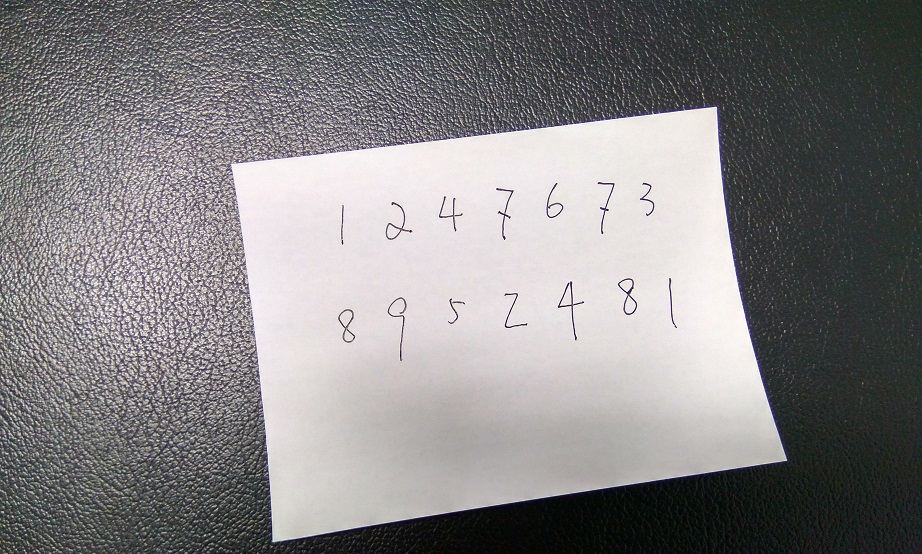
#> input picture WritingRecog/1.jpg, 922 x 554 px
$ python -i align.py   (imports and definitions only)
#> lines starting #> are read from the running program, lines starting #| are printed output that depends on the picture
#coding=utf-8
import cv2
import numpy as np
from sklearn.cluster import KMeans

def R(im):
    shp = im.shape
    rows, cols = shp[0:2]
    ratio = 512.0 / rows
    r = cv2.resize(im, (int(rows * ratio), int(cols * ratio)))
    return r
PAPER_WIDTH = 1190.0
PAPER_HEIGHT = 1684.0
'''
PAPER_HEIGHT = 1190.0
PAPER_WIDTH = 1684.0
'''

def align(filename):
#> called with filename = '../1.jpg'
    im = cv2.imread(filename)
#> im is the input picture: shape (554, 922, 3); mean B, G, R 131.2, 130.2, 132.1
    gray = cv2.cvtColor(im, cv2.COLOR_BGR2GRAY)
    gray = cv2.GaussianBlur(gray, (5,5), 0)
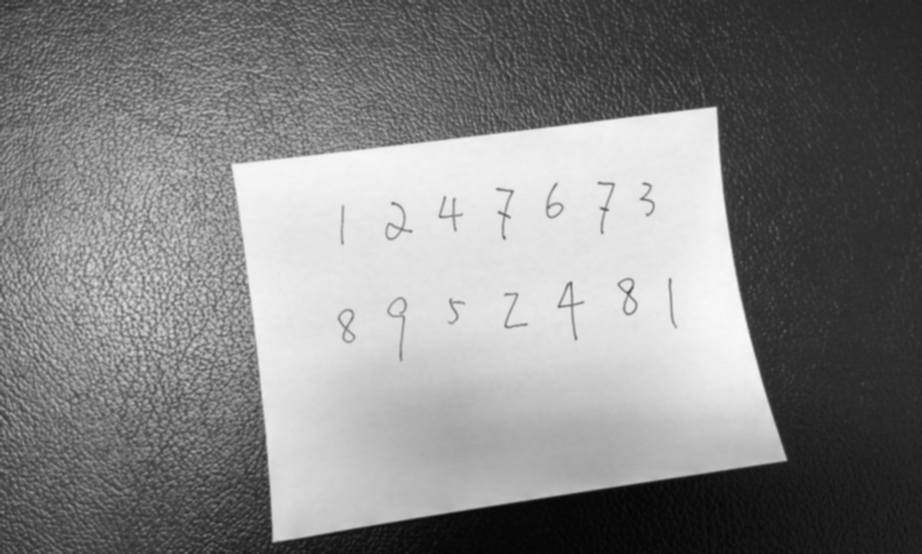
#> gray: shape (554, 922); min 5, max 248, mean 130.9
    cv2.imshow("gray",R(gray))
#> in R, `r = cv2.resize(im, (int(rows * ratio), int(cols * ratio)))`:
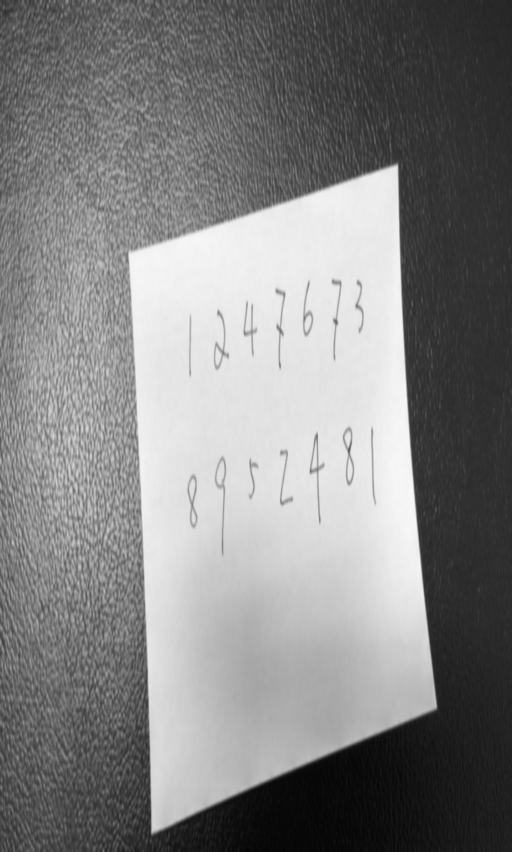
#> r: shape (852, 512); min 5, max 248, mean 130.8
    edges = cv2.Canny(gray, 10, 100, apertureSize = 3)
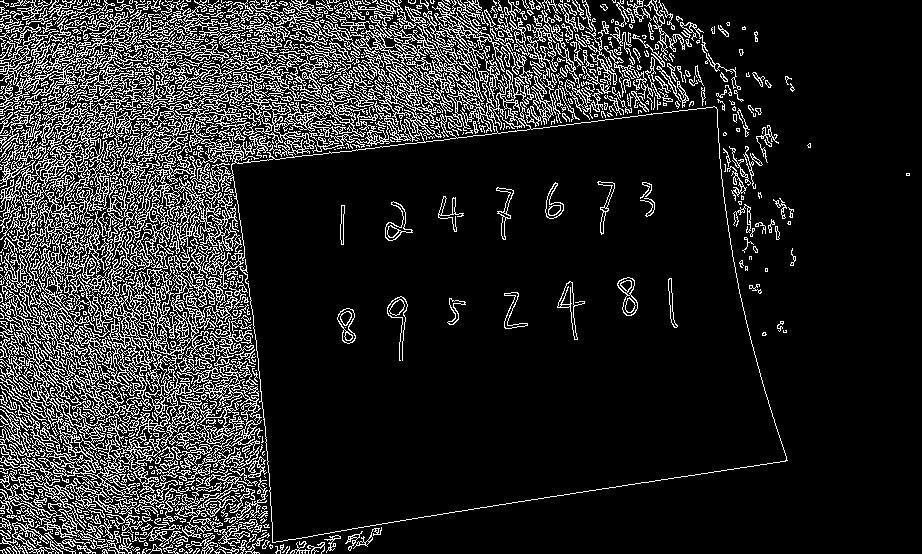
#> edges: shape (554, 922); 15.8% white in thin lines or dots
    cv2.imshow("edges", R(edges))
#> in R (call 2), `r = cv2.resize(im, (int(rows * ratio), int(cols * ratio)))`:
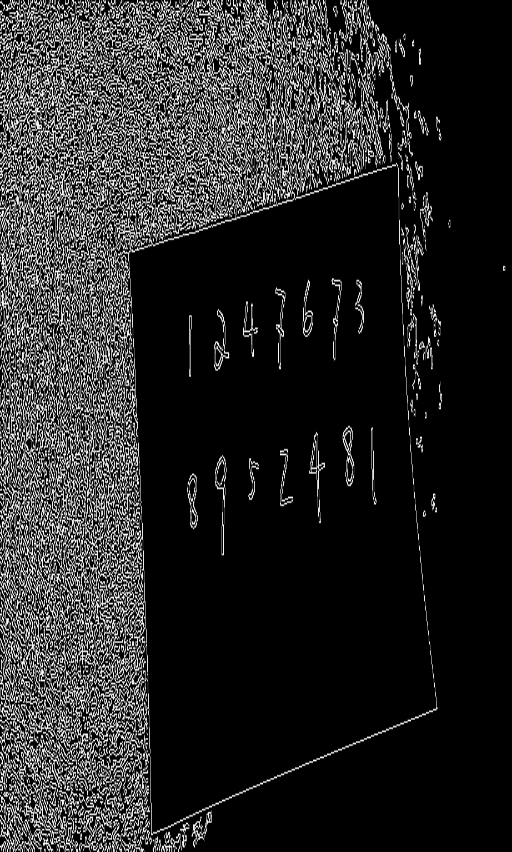
#> r: shape (852, 512); min 0, max 255, mean 40.3
    cv2.waitKey(0)
    lines = cv2.HoughLines(edges, 1, np.pi / 360, 650)
#> lines = None
#> (the run stopped early here; a loop or call above may not have finished)

$ run again, on WritingRecog/2.jpg
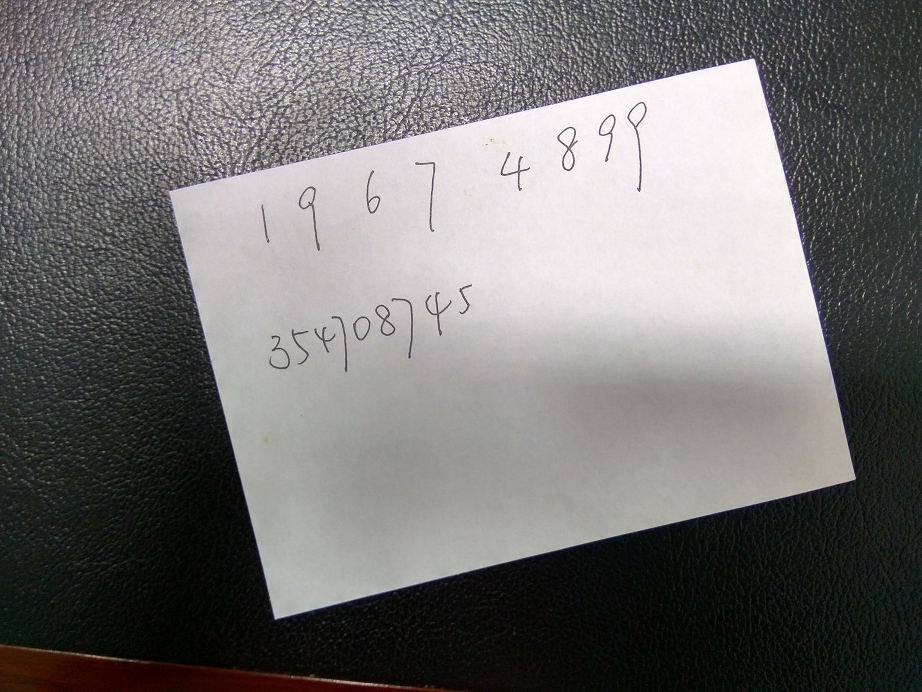
#> input picture WritingRecog/2.jpg, 922 x 692 px
#> in align, im is the input picture: shape (692, 922, 3); mean B, G, R 113.2, 114, 115.2
#> in align, `edges = cv2.Canny(gray, 10, 100, apertureSize = 3)`:
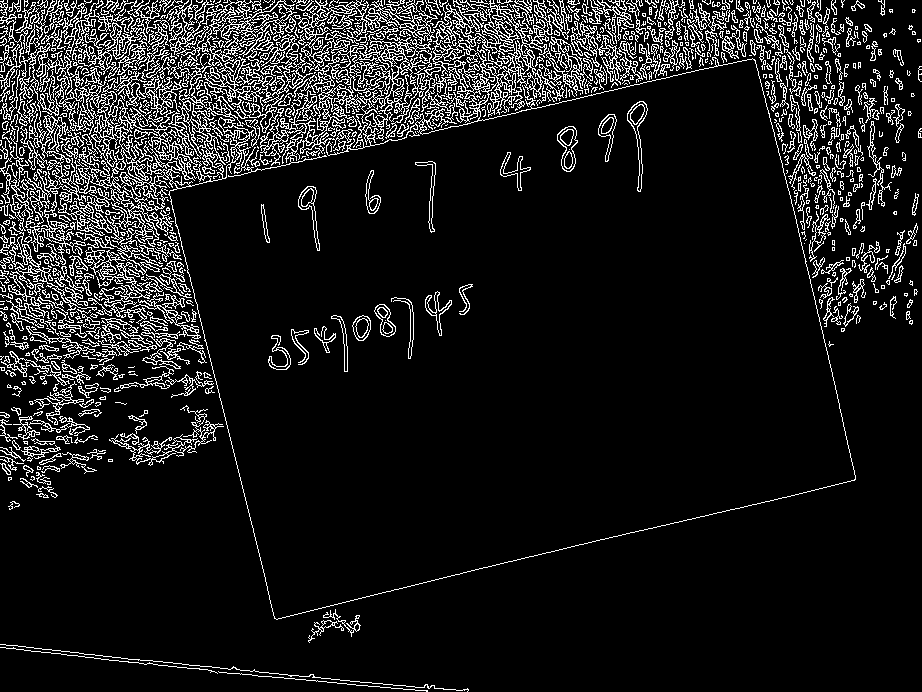
#> edges: shape (692, 922); 10.6% white in thin lines or dots
#> in R (call 2), `r = cv2.resize(im, (int(rows * ratio), int(cols * ratio)))`:
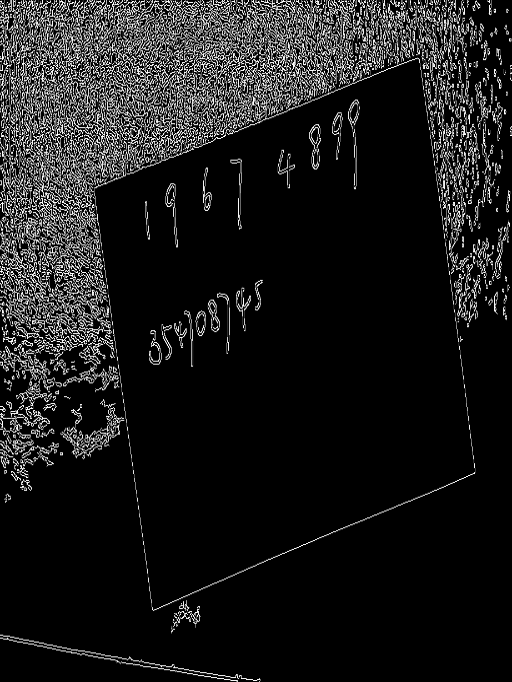
#> r: shape (682, 512); min 0, max 255, mean 27
#> lines = None

$ run again, on WritingRecog/3.jpg
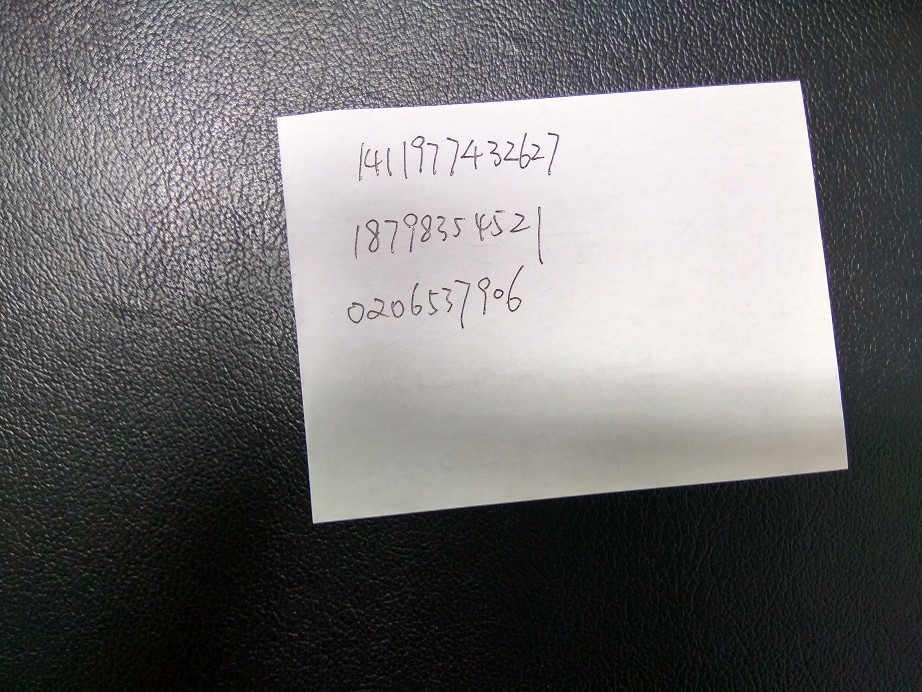
#> input picture WritingRecog/3.jpg, 922 x 692 px
#> in align, im is the input picture: shape (692, 922, 3); mean B, G, R 110.5, 110.6, 111.7
#> in align, `edges = cv2.Canny(gray, 10, 100, apertureSize = 3)`:
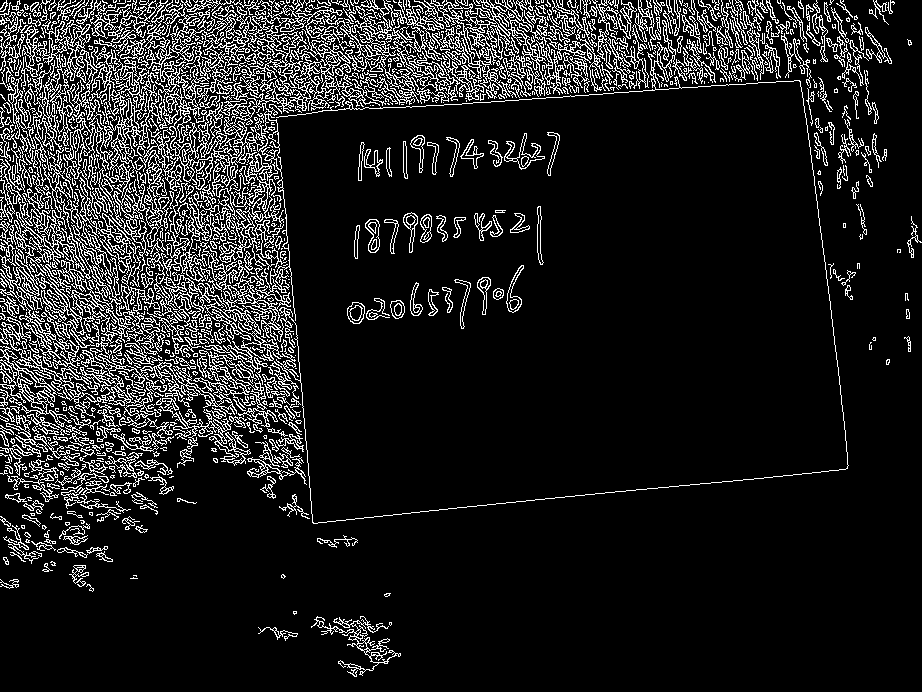
#> edges: shape (692, 922); 12.4% white in thin lines or dots
#> in R (call 2), `r = cv2.resize(im, (int(rows * ratio), int(cols * ratio)))`:
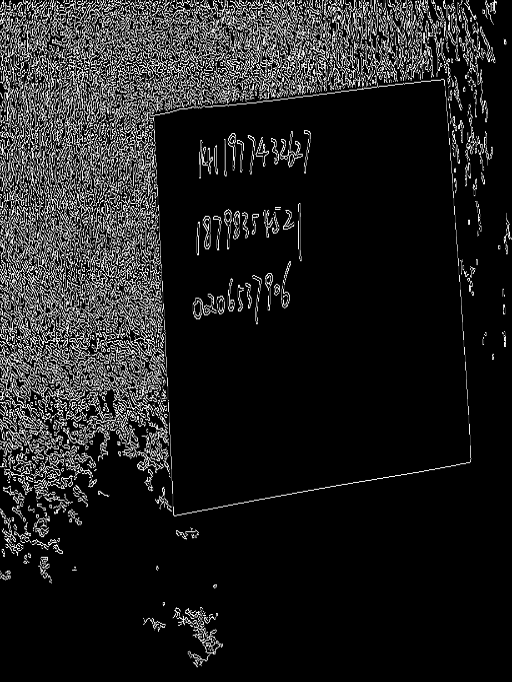
#> r: shape (682, 512); min 0, max 255, mean 31.6
#> lines = None

$ run again, on WritingRecog/4.jpg
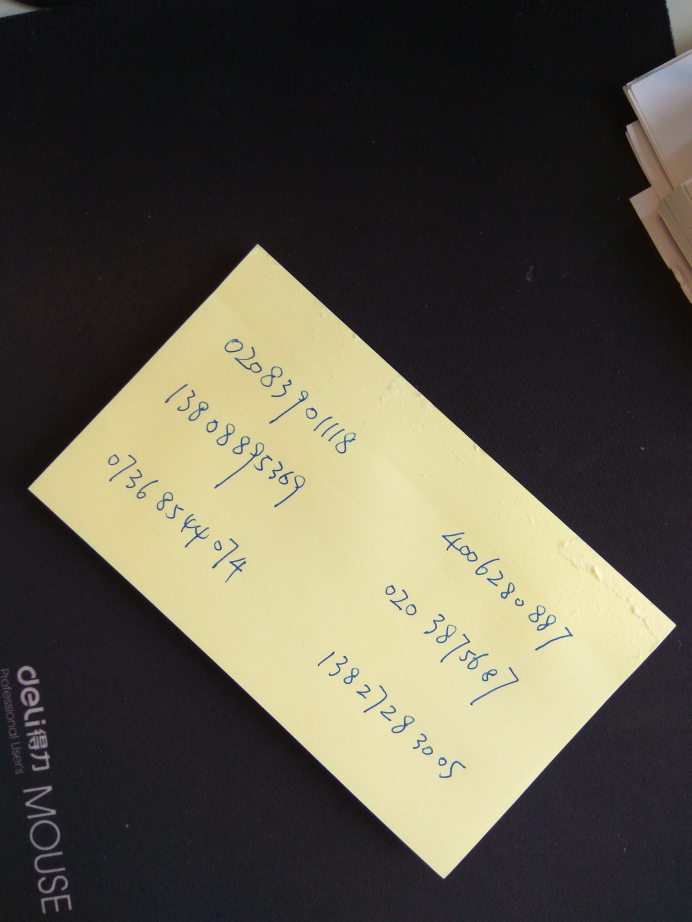
#> input picture WritingRecog/4.jpg, 3456 x 4608 px (shown at 1/5 size)
#> in align, im is the input picture: shape (4608, 3456, 3); mean B, G, R 71.7, 84.8, 89
#> in align, `edges = cv2.Canny(gray, 10, 100, apertureSize = 3)`:
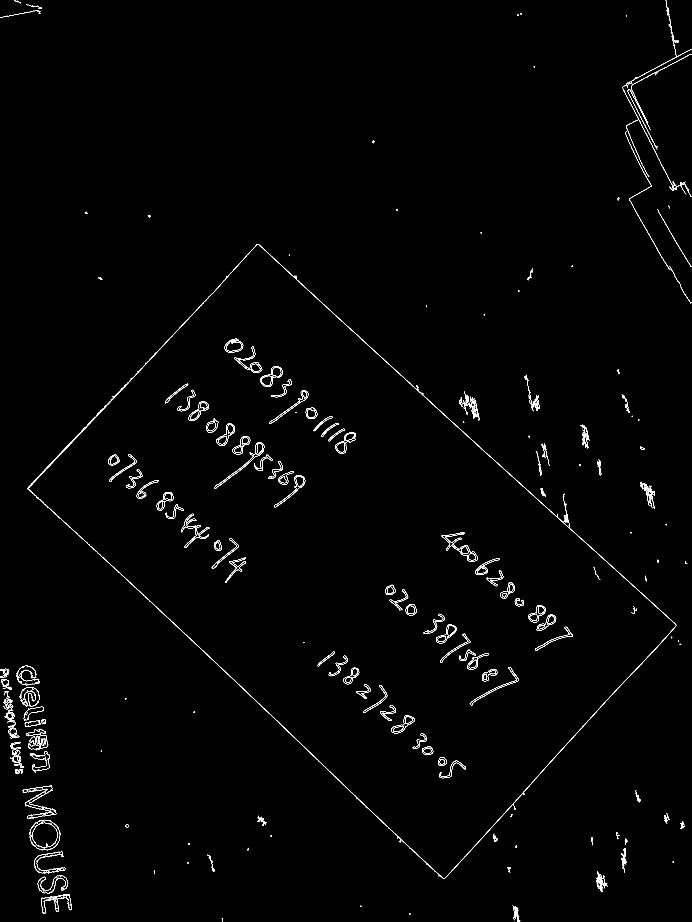
#> edges: shape (4608, 3456) (shown at 1/5 size); 0.48% white in thin lines or dots
#> in align, `lines = cv2.HoughLines(edges, 1, np.pi / 360, 650)`: lines = [[28, 2.31], [57, 2.3], [1779, 0.759], [4607, 0.742], [1662, 2.33]]
#| lines:  5
#> nlines has the same summary as lines in align
#> in align, `lines = merge_lines(lines)`: lines = [[1779, 0.759], [4607, 0.742], [42.5, 2.31], [1662, 2.33]]
#| [[1.77900000e+03 7.59218216e-01]
#|  [4.60700000e+03 7.41764903e-01]
#|  [4.25000000e+01 2.30819798e+00]
#|  [1.66200000e+03 2.33001447e+00]]
#> the loop in align, `for line in lines:` made 4 passes
#> t = 1.05
#> x = 146.4
#> y = 2430.2
#> tts = [[146.4, 2430.2], [2219.3, 4397.3], [-54981.8, -49884.5]]
#> rec = [5927084.6, 24261342.1, 5.51e+09]
#> ai = 2
#> after the loop in align, `for j in range(3):`: pts = [[146.4, 2430.2], [2219.3, 4397.3]]
#> the loop in align, `for pt in pts:` made 4 passes
#> the loop in align, `for i in range(4):` made 4 passes
#> after the loop in align, `for i in range(4):`: maxdx = 3235.1; rt = 3
#> in align, `pts = [pts[i].tolist() for i in range(4)]`: pts = [[146.4, 2430.2], [2219.3, 4397.3], [1287.9, 1227.3], [3381.5, 3129]]
#> sp = [[1287.9, 1227.3], [3381.5, 3129], [2219.3, 4397.3], [146.4, 2430.2]]
#> M = [[0.324, 0.308, -795.4], [-0.707, 0.778, -44.67], [5.53e-06, 1.4e-05, 1]]
#> r: shape (384, 512, 3)
#> r: shape (768, 512, 3)
#> in R (call 5), `r = cv2.resize(im, (int(rows * ratio), int(cols * ratio)))`:
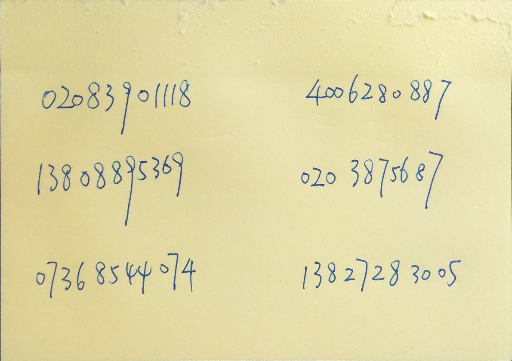
#> r: shape (361, 512, 3); mean B, G, R 166.4, 216.7, 224.5
